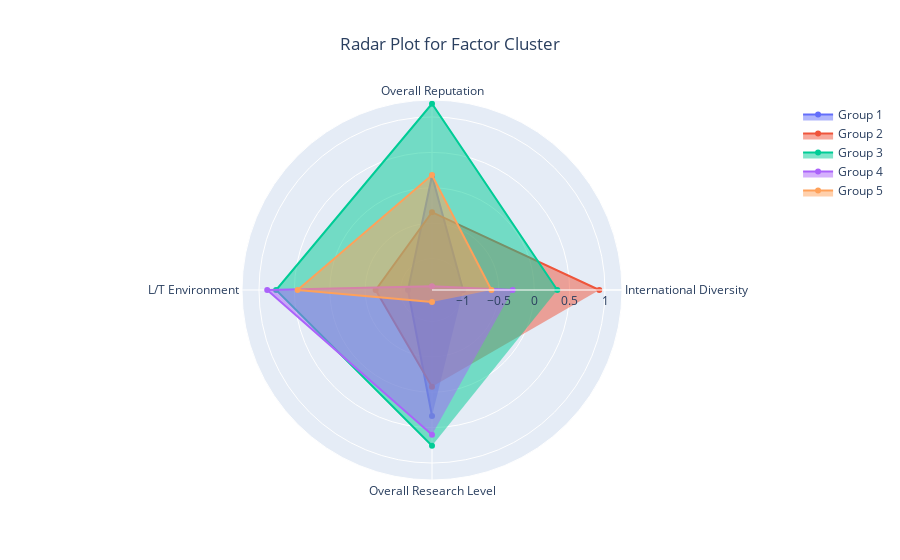

The notebook cell saved with this chart:
### Markdown cell above
### 2.3 分类结果指标可视化 - 六芒星

### Code cell
import plotly.graph_objects as go

categories = ['International Diversity', 'Overall Reputation', 'L/T Environment', 'Overall Research Level']

fig = go.Figure()

fig.add_trace(go.Scatterpolar(
    r=kmeans_factor.cluster_centers_[0],
    theta=categories,
    fill='toself',
    name='Group 1'
))

fig.add_trace(go.Scatterpolar(
    r=kmeans_factor.cluster_centers_[1],
    theta=categories,
    fill='toself',
    name='Group 2'
))

fig.add_trace(go.Scatterpolar(
    r=kmeans_factor.cluster_centers_[2],
    theta=categories,
    fill='toself',
    name='Group 3'
))

fig.add_trace(go.Scatterpolar(
    r=kmeans_factor.cluster_centers_[3],
    theta=categories,
    fill='toself',
    name='Group 4'
))

fig.add_trace(go.Scatterpolar(
    r=kmeans_factor.cluster_centers_[4],
    theta=categories,
    fill='toself',
    name='Group 5'
))
fig.update_layout(
    polar=dict(
        radialaxis=dict(
            visible=True
        )),
    title=go.layout.Title(text=f"Radar Plot for Factor Cluster", x=0.5),
    showlegend=True
)

fig.show()

### Figure 1 — Plotly figure (JSON) as saved in the notebook; plotly's stock layout.template omitted (floating-point values rounded to 4 significant figures)
{"data": [{"fill": "toself", "name": "Group 1", "r": [-1.004, 0.1704, -1.105, 0.3353], "theta": ["International Diversity", "Overall Reputation", "L/T Environment", "Overall Research Level"], "type": "scatterpolar"}, {"fill": "toself", "name": "Group 2", "r": [0.9198, -0.3447, -0.6477, -0.07579], "theta": ["International Diversity", "Overall Reputation", "L/T Environment", "Overall Research Level"], "type": "scatterpolar"}, {"fill": "toself", "name": "Group 3", "r": [0.3259, 1.187, 0.7582, 0.757], "theta": ["International Diversity", "Overall Reputation", "L/T Environment", "Overall Research Level"], "type": "scatterpolar"}, {"fill": "toself", "name": "Group 4", "r": [-0.3039, -1.391, 0.8838, 0.6004], "theta": ["International Diversity", "Overall Reputation", "L/T Environment", "Overall Research Level"], "type": "scatterpolar"}, {"fill": "toself", "name": "Group 5", "r": [-0.6041, 0.1796, 0.4548, -1.275], "theta": ["International Diversity", "Overall Reputation", "L/T Environment", "Overall Research Level"], "type": "scatterpolar"}], "layout": {"polar": {"radialaxis": {"visible": true}}, "showlegend": true, "title": {"text": "Radar Plot for Factor Cluster", "x": 0.5}}}
